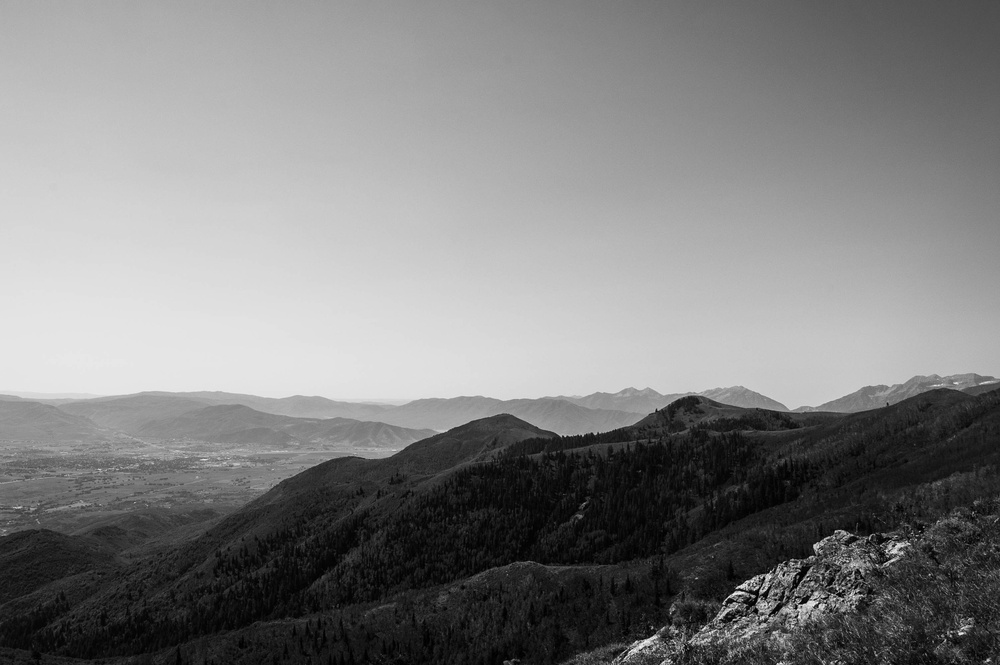
#> input picture mountain.jpg, 1000 x 665 px, shrunk from 3008 x 2000 before the run
$ jupyter execute improve_image.ipynb
#> lines starting #> are read from the running program, lines starting #| are printed output that depends on the picture
[cell 1]
import cv2 as cv
import numpy as np

[cell 2]
image = cv.imread('mountain.jpg')
#> image is the input picture: shape (665, 1000, 3); min 0, max 251, mean 128

[cell 3]
image = cv.cvtColor(image, cv.COLOR_BGR2GRAY)
#> image: shape (665, 1000)
dst = cv.equalizeHist(image)
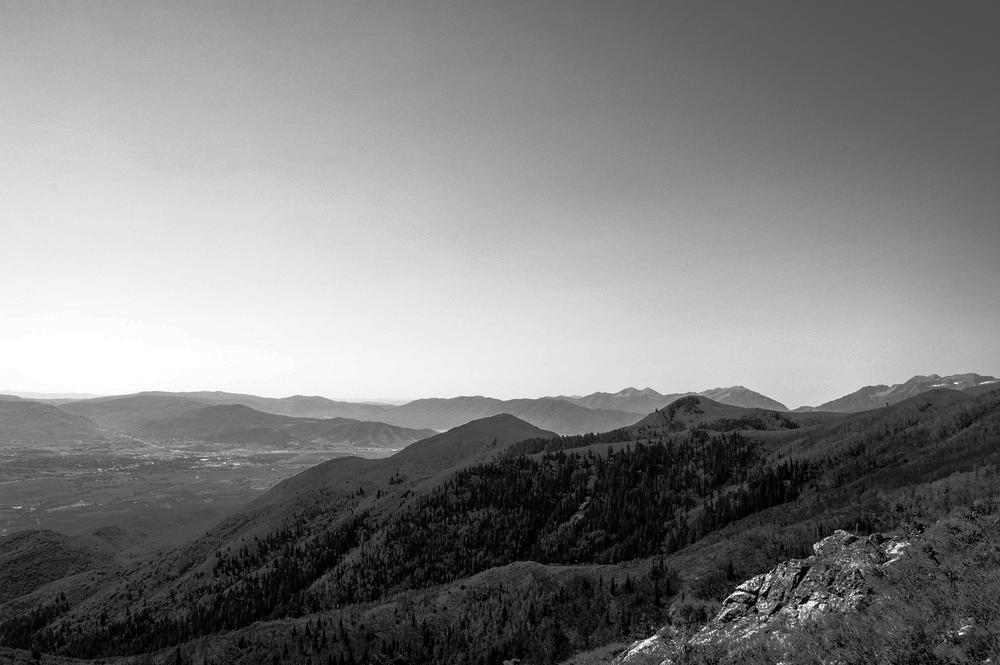
#> dst: shape (665, 1000); min 0, max 255, mean 128.1

[cell 4]
res = np.hstack((image, dst))
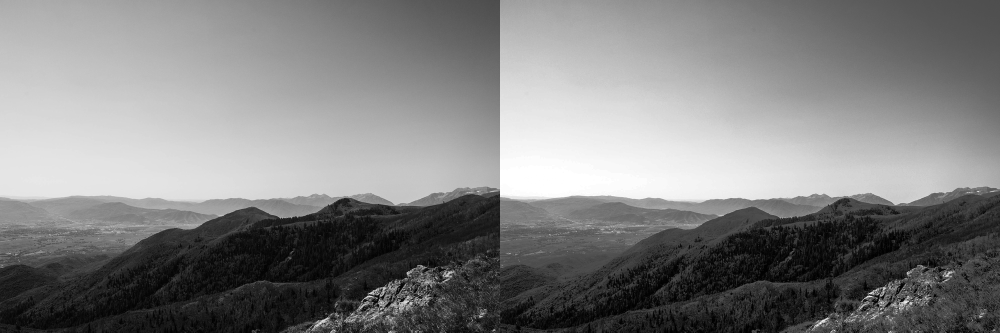
#> res: shape (665, 2000) (shown at 1/2 size); min 0, max 255, mean 128.1
cv.imwrite('after.png', res)
#> Out = True
